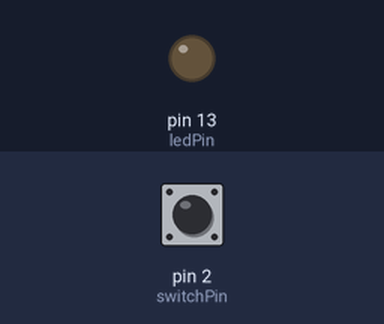
Bench run of a sketch on a simulated Arduino Uno, built with avr-gcc and run on an emulated ATmega328P. Shown: output pins drawn as LEDs (lit = HIGH). The inputs (shaded band) are chosen by the test bench; at power-on: pin 2 (switchPin) HIGH.

Above: at 1.2 s.
1.3 s: pin 2 (switchPin) pulled LOW for 0.15 s
At 1.37 s:
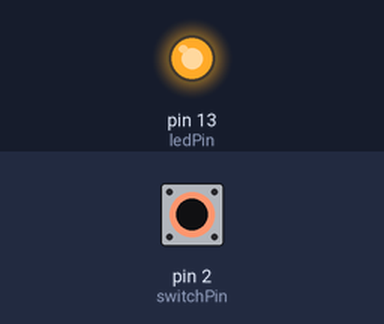
2.9 s: pin 2 (switchPin) pulled LOW for 3.2 s
At 7.0 s:
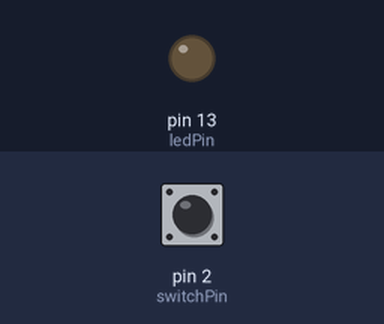
Timing chart, 0 to 8.5 s (numbered marks = the images above; inputs shaded):
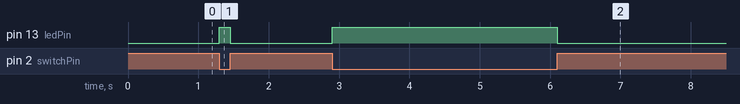

Measured:
- after the input at 1.3 s, pin 13 (ledPin): LOW → HIGH at once, → LOW 0.15 s later
- after the input at 2.9 s, pin 13 (ledPin): LOW → HIGH at once, → LOW 3.2 s later

The sketch:

m4_tilt.ino
```cpp
// m4_tilt.ino — Mission 4 · Tilt Switch
// A ball inside the switch rolls around when you tilt the board.
// One way: the circuit closes → pin 2 reads LOW → LED turns ON.
// The other way: circuit opens → pin 2 reads HIGH → LED turns OFF.

const int switchPin = 2;   // tilt switch (ball switch)
const int ledPin    = 13;  // built-in LED on the Arduino

void setup() {
  pinMode(switchPin, INPUT_PULLUP); // pull-up so the pin reads HIGH when open
  pinMode(ledPin, OUTPUT);
}

void loop() {
  int val = digitalRead(switchPin);

  if (val == LOW) {
    // Switch is closed (ball touching both contacts) — tilt one way
    digitalWrite(ledPin, HIGH); // LED ON
  } else {
    // Switch is open (ball rolled away) — tilt the other way
    digitalWrite(ledPin, LOW);  // LED OFF
  }
}
```
